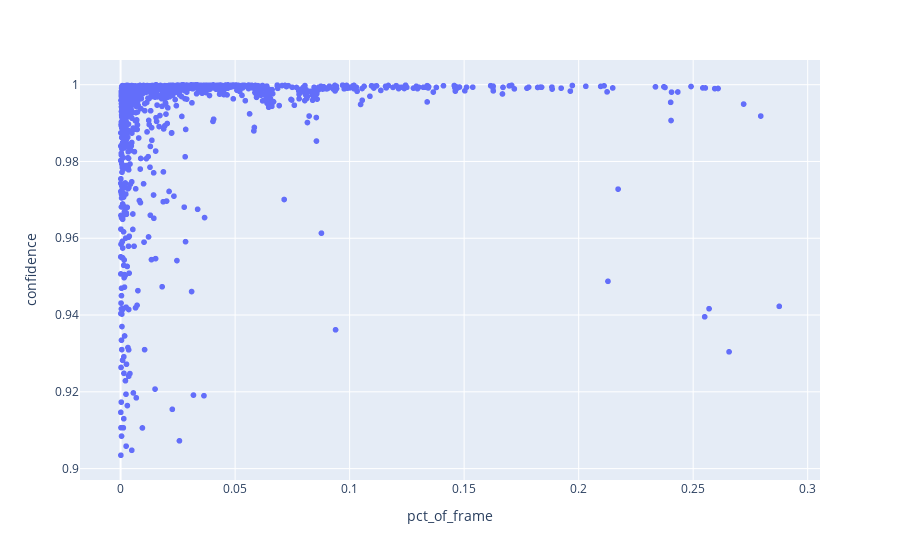

Write notebook code for a chart like this one.
### Code cell
fig = px.scatter(retina_status, x='pct_of_frame', y='confidence')
fig.show()

### Figure 1 — Plotly figure (JSON) as saved in the notebook; plotly's stock layout.template omitted (floating-point values rounded to 4 significant figures; data arrays with more than 128 entries replaced by an {"elided": "..."} marker saying what was removed)
{"data": [{"hovertemplate": "pct_of_frame=%{x}<br>confidence=%{y}<extra></extra>", "legendgroup": "", "marker": {"color": "#636efa", "symbol": "circle"}, "mode": "markers", "name": "", "showlegend": false, "type": "scattergl", "x": {"elided": "2047 float values"}, "xaxis": "x", "y": {"elided": "2047 float values"}, "yaxis": "y"}], "layout": {"legend": {"tracegroupgap": 0}, "margin": {"t": 60}, "xaxis": {"anchor": "y", "domain": [0, 1], "title": {"text": "pct_of_frame"}}, "yaxis": {"anchor": "x", "domain": [0, 1], "title": {"text": "confidence"}}}}
